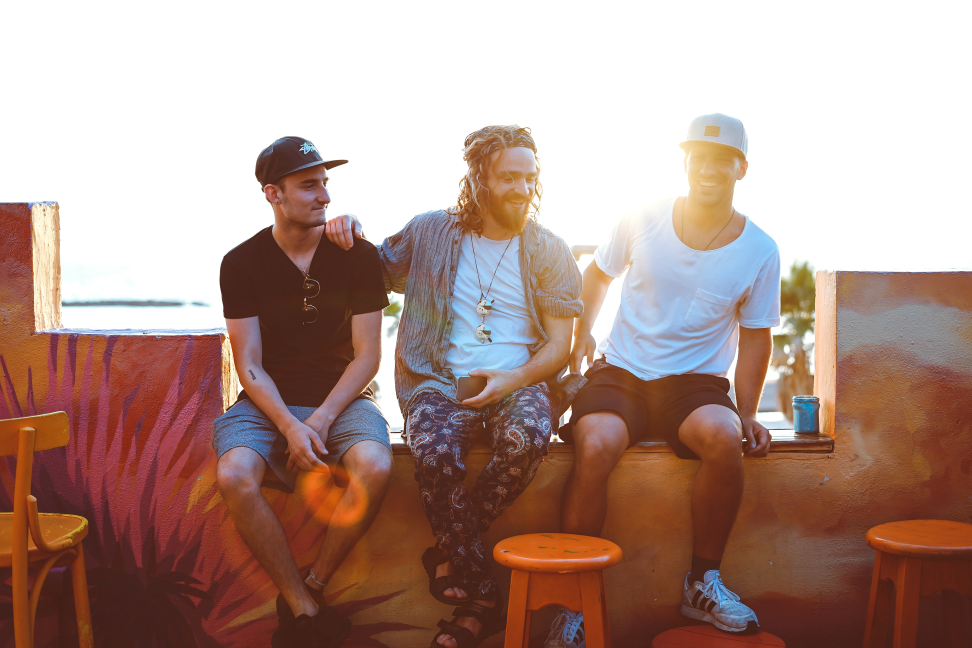
#> input picture python/1imagensEntrada/10.jpg, 3888 x 2592 px (shown at 1/4 size)
$ python limiarizacao.py
#> lines starting #> are read from the running program, lines starting #| are printed output that depends on the picture
#> further down, img is the input picture: shape (2592, 3888, 3); mean B, G, R 139, 147.8, 175.9
import cv2
import numpy as np
from pylab import *

def funcitonLimiarUnico(imgI,limiar):
#> called with limiar = 247
    img = cv2.cvtColor(imgI, cv2.COLOR_RGB2GRAY)
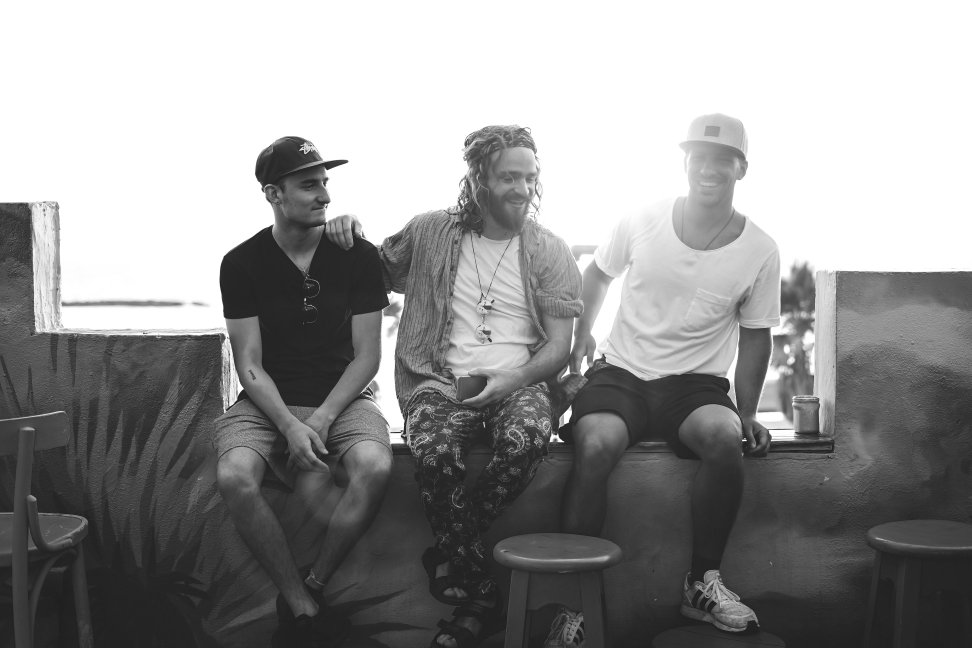
#> img: shape (2592, 3888) (shown at 1/4 size); min 10, max 255, mean 148.4
    height, width = img.shape  # dimensões da imagem
#> height = 2592; width = 3888

    # transformação linear
    for i in range(0, height):
        for j in range(0, width):
            cinza = img[i, j]

            if( cinza > limiar ):
                imgI[i, j] = 0
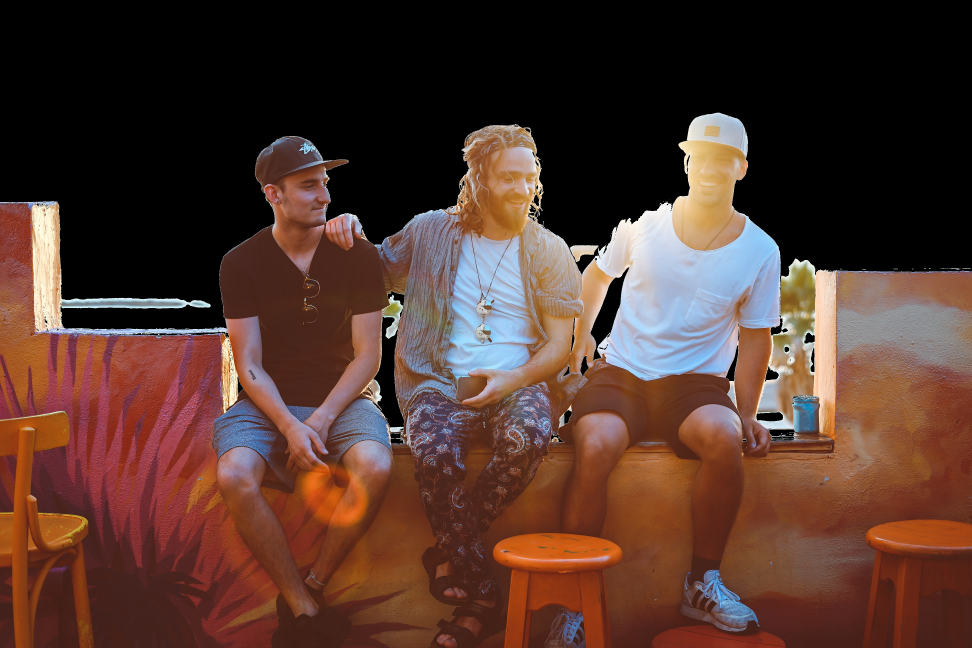
#> imgI: shape (2592, 3888, 3) (shown at 1/4 size); mean B, G, R 46.6, 55.4, 83.5

    return imgI

def funcitonEntreDoisLimiar(imgI,limiarMin, limiarMax):
    img = cv2.cvtColor(imgI, cv2.COLOR_RGB2GRAY)
    height, width = img.shape  # dimensões da imagem

    # transformação linear
    for i in range(0, height):
        for j in range(0, width):
            cinza = img[i, j]

            if( cinza <= limiarMin or cinza>=limiarMax ):
                imgI[i, j] = 0

    return imgI

#img = cv2.imread("./../6casoSuuuper/result_foreground.png")
img = cv2.imread("./../1imagensEntrada/10.jpg")

limiar = 247
out = funcitonLimiarUnico(img,limiar)
texto = "./../output_limiarizacao_("+str(limiar)+").png"
cv2.imwrite(texto, out)

# [5 lines of commented-out code are left out]
